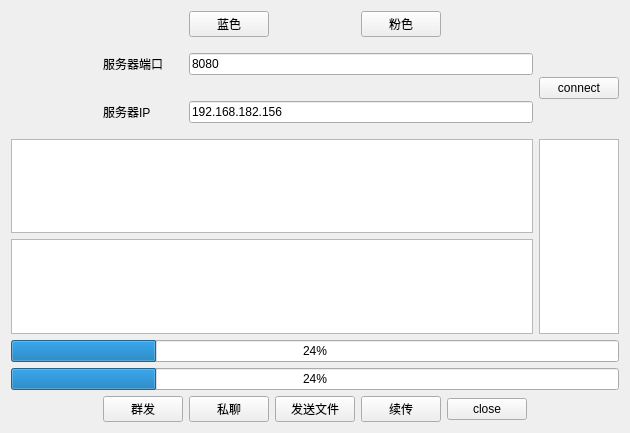
<?xml version="1.0" encoding="UTF-8"?>
<ui version="4.0">
 <class>MyWidget</class>
 <widget class="QWidget" name="MyWidget">
  <property name="geometry">
   <rect>
    <x>0</x>
    <y>0</y>
    <width>612</width>
    <height>433</height>
   </rect>
  </property>
  <property name="windowTitle">
   <string>MyWidget</string>
  </property>
  <property name="styleSheet">
   <string notr="true"/>
  </property>
  <layout class="QGridLayout" name="gridLayout">
   <item row="1" column="3">
    <widget class="QLabel" name="labelPort">
     <property name="text">
      <string>服务器端口</string>
     </property>
    </widget>
   </item>
   <item row="3" column="1" colspan="8">
    <widget class="QTextEdit" name="textEditRead">
     <property name="readOnly">
      <bool>true</bool>
     </property>
    </widget>
   </item>
   <item row="7" column="1">
    <spacer name="horizontalSpacer">
     <property name="orientation">
      <enum>Qt::Horizontal</enum>
     </property>
     <property name="sizeHint" stdset="0">
      <size>
       <width>104</width>
       <height>20</height>
      </size>
     </property>
    </spacer>
   </item>
   <item row="0" column="8">
    <spacer name="horizontalSpacer_7">
     <property name="orientation">
      <enum>Qt::Horizontal</enum>
     </property>
     <property name="sizeHint" stdset="0">
      <size>
       <width>40</width>
       <height>20</height>
      </size>
     </property>
    </spacer>
   </item>
   <item row="7" column="3">
    <widget class="QPushButton" name="buttonSend">
     <property name="text">
      <string>群发</string>
     </property>
    </widget>
   </item>
   <item row="2" column="3">
    <widget class="QLabel" name="labelIP">
     <property name="text">
      <string>服务器IP</string>
     </property>
    </widget>
   </item>
   <item row="5" column="1" colspan="9">
    <widget class="QProgressBar" name="sendProgressBar">
     <property name="value">
      <number>24</number>
     </property>
    </widget>
   </item>
   <item row="1" column="9" rowspan="2">
    <widget class="QPushButton" name="buttonConnect">
     <property name="text">
      <string>connect</string>
     </property>
    </widget>
   </item>
   <item row="1" column="2">
    <spacer name="verticalSpacer">
     <property name="orientation">
      <enum>Qt::Vertical</enum>
     </property>
     <property name="sizeHint" stdset="0">
      <size>
       <width>20</width>
       <height>40</height>
      </size>
     </property>
    </spacer>
   </item>
   <item row="1" column="4" colspan="5">
    <widget class="QLineEdit" name="lineEditPort">
     <property name="text">
      <string>8080</string>
     </property>
    </widget>
   </item>
   <item row="7" column="5">
    <widget class="QPushButton" name="buttonSendFile">
     <property name="text">
      <string>发送文件</string>
     </property>
    </widget>
   </item>
   <item row="4" column="1" colspan="8">
    <widget class="QTextEdit" name="textEditWrite"/>
   </item>
   <item row="0" column="7">
    <spacer name="horizontalSpacer_6">
     <property name="orientation">
      <enum>Qt::Horizontal</enum>
     </property>
     <property name="sizeHint" stdset="0">
      <size>
       <width>40</width>
       <height>20</height>
      </size>
     </property>
    </spacer>
   </item>
   <item row="2" column="2">
    <spacer name="verticalSpacer_2">
     <property name="orientation">
      <enum>Qt::Vertical</enum>
     </property>
     <property name="sizeHint" stdset="0">
      <size>
       <width>20</width>
       <height>40</height>
      </size>
     </property>
    </spacer>
   </item>
   <item row="7" column="7">
    <widget class="QPushButton" name="buttonClose">
     <property name="text">
      <string>close</string>
     </property>
    </widget>
   </item>
   <item row="7" column="9">
    <spacer name="horizontalSpacer_2">
     <property name="orientation">
      <enum>Qt::Horizontal</enum>
     </property>
     <property name="sizeHint" stdset="0">
      <size>
       <width>104</width>
       <height>20</height>
      </size>
     </property>
    </spacer>
   </item>
   <item row="3" column="9" rowspan="2">
    <widget class="QListWidget" name="listWidget">
     <property name="styleSheet">
      <string notr="true">selection-color: rgb(255, 255, 255);</string>
     </property>
    </widget>
   </item>
   <item row="7" column="4">
    <widget class="QPushButton" name="buttonSendOne">
     <property name="text">
      <string>私聊</string>
     </property>
    </widget>
   </item>
   <item row="0" column="3">
    <spacer name="horizontalSpacer_4">
     <property name="orientation">
      <enum>Qt::Horizontal</enum>
     </property>
     <property name="sizeHint" stdset="0">
      <size>
       <width>40</width>
       <height>20</height>
      </size>
     </property>
    </spacer>
   </item>
   <item row="7" column="6">
    <widget class="QPushButton" name="buttonContinue">
     <property name="text">
      <string>续传</string>
     </property>
    </widget>
   </item>
   <item row="0" column="5">
    <spacer name="horizontalSpacer_5">
     <property name="orientation">
      <enum>Qt::Horizontal</enum>
     </property>
     <property name="sizeHint" stdset="0">
      <size>
       <width>40</width>
       <height>20</height>
      </size>
     </property>
    </spacer>
   </item>
   <item row="0" column="9">
    <spacer name="horizontalSpacer_8">
     <property name="orientation">
      <enum>Qt::Horizontal</enum>
     </property>
     <property name="sizeHint" stdset="0">
      <size>
       <width>40</width>
       <height>20</height>
      </size>
     </property>
    </spacer>
   </item>
   <item row="6" column="1" colspan="9">
    <widget class="QProgressBar" name="recvProgressBar">
     <property name="value">
      <number>24</number>
     </property>
    </widget>
   </item>
   <item row="2" column="4" colspan="5">
    <widget class="QLineEdit" name="lineEditIP">
     <property name="text">
      <string>192.168.182.156</string>
     </property>
    </widget>
   </item>
   <item row="1" column="0">
    <spacer name="horizontalSpacer_3">
     <property name="orientation">
      <enum>Qt::Horizontal</enum>
     </property>
     <property name="sizeHint" stdset="0">
      <size>
       <width>40</width>
       <height>20</height>
      </size>
     </property>
    </spacer>
   </item>
   <item row="1" column="1" rowspan="2">
    <widget class="QLabel" name="head">
     <property name="minimumSize">
      <size>
       <width>60</width>
       <height>90</height>
      </size>
     </property>
     <property name="styleSheet">
      <string notr="true"/>
     </property>
     <property name="text">
      <string/>
     </property>
    </widget>
   </item>
   <item row="0" column="6">
    <widget class="QPushButton" name="btn_2">
     <property name="text">
      <string>粉色</string>
     </property>
    </widget>
   </item>
   <item row="0" column="4">
    <widget class="QPushButton" name="btn_1">
     <property name="text">
      <string>蓝色</string>
     </property>
    </widget>
   </item>
  </layout>
 </widget>
 <layoutdefault spacing="6" margin="11"/>
 <resources/>
 <connections/>
</ui>
